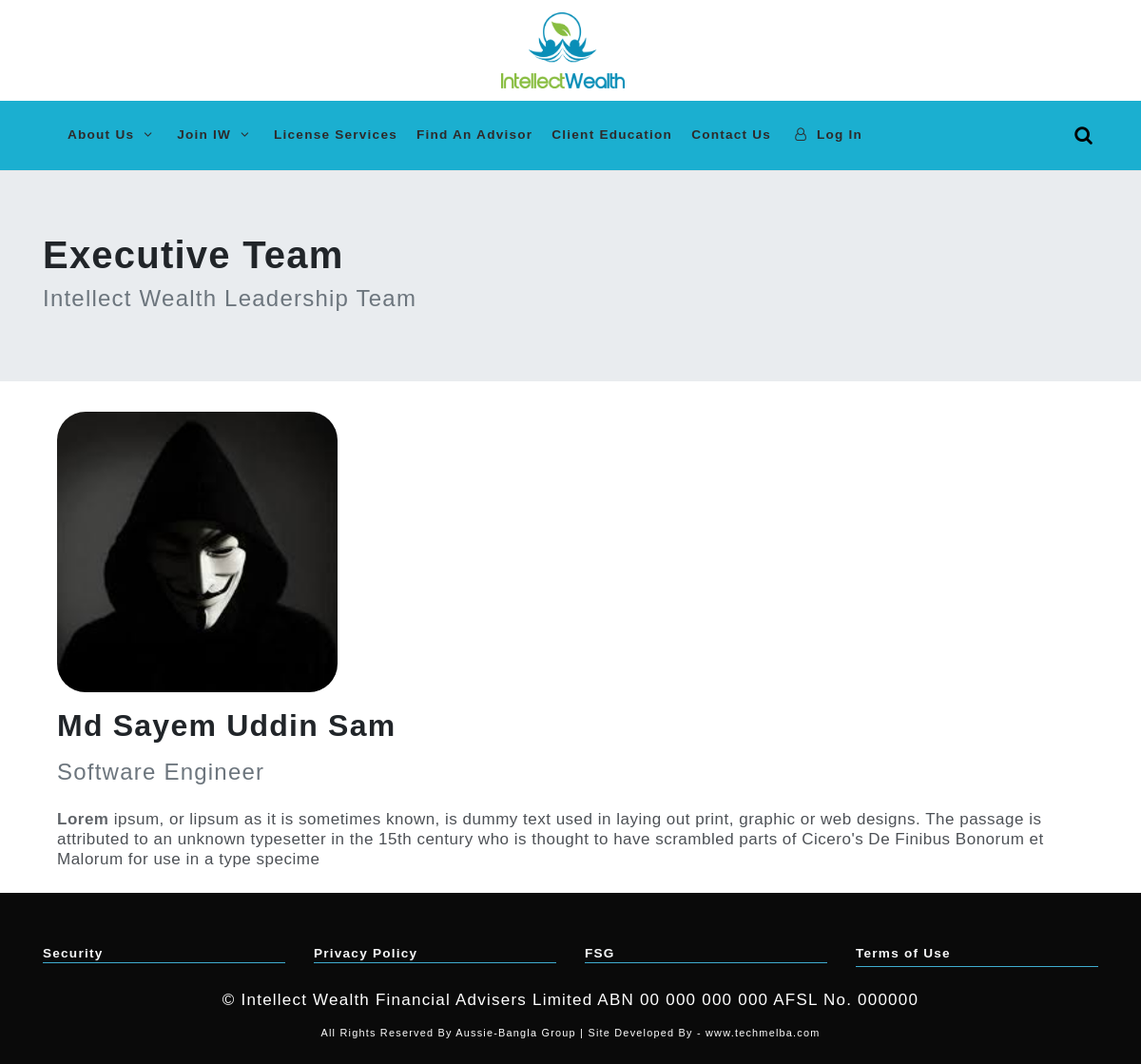
The page /1/sayem-uddin-sam on the database its author committed.
### IW_App/models.py (models this page shows, shortened)
class TeamMember(models.Model):
	name = models.CharField(max_length=200)
	slug = models.SlugField(max_length=200, null=True)
	image = models.ImageField(null=True, blank=True)
	designation = models.CharField(max_length=120, null=True, blank=True)
	team_desc = models.TextField(blank=True)

### IW_App/views.py (the view)
# urls.py: path('<int:id>/<slug:slug>', SearchResult.as_view(), name='SearchResult'),
class SearchResult(View):
    def get(self, request, id, slug):
        member = get_object_or_404(TeamMember, id=id, slug=slug)
        context = {
            'member': member
        }
        return render(request, 'Home/searchresults.html', context )

### templates/Home/searchresults.html (shortened to what this page needs)
{% extends "index.html" %}
{% load static %}
{% block body %}
<div>
    <div class="jumbotron jumbotron-fluid">
        <div class="container">
          <h1 class="head">Executive Team</h1>
          <h4 class="text text-muted">Intellect Wealth Leadership Team </h4>
        </div>
      </div>
</div>
<div class="container mt-60">
    <div class="container  mt-3 mb-3">
        <img style="border-radius: 30px;" width="295px;" height="295px;" src="/media/{{member.image}}" alt="">
        <h2 class="mt-3 head">{{member.name}}</h2>
        <h4 class="text-muted mt-3">{{member.designation}}</h4>
        <p class="mt-4">{{member.team_desc|safe}} </p>
    </div>
</div>
{% endblock body %}

### static/css/custom.css (style rules this page uses)
body { overflow-x: hidden; }
h1 { font-weight: 700; }

### templates/index.html (style rules this page uses)
p { font-size: 17px; font-family: "Ciutadella-SemiBold", Arial, Helvetica, sans-serif; }
h2 { font-family: "Ciutadella-SemiBold", Arial, Helvetica, sans-serif; }
h4 { font-family: "Ciutadella-SemiBold", Arial, Helvetica, sans-serif; }
h1 { font-family: "Ciutadella-SemiBold", Arial, Helvetica, sans-serif; }
body { overflow-x: hidden; font-family: "Ciutadella-SemiBold", Arial, Helvetica, sans-serif; font-size: 0.85rem; line-height: 1.25; letter-spacing: 0.09em; }
h1 { font-weight: 700; }
h1 { font-size: 40px; }

### templates/Home/searchresults.html (style rules this page uses)
.head { font-weight:bold; }

### rows shown on the page
TeamMember: image (picture), name "Md Sayem Uddin Sam", designation "Software Engineer", team_desc "Lorem ipsum, or lipsum as it is sometimes known, is dummy text used in laying out print, graphic or web designs. The passage is attributed to an unknown typesetter in the 15th century who is thought to have scrambled parts of Cicero's De Finibus Bonorum et Malorum for use in a type specime"
